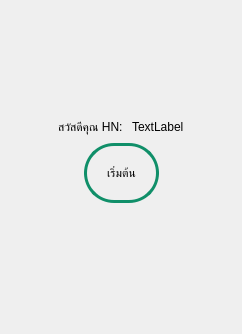
      <widget class="QWidget" name="HomePage">
       <layout class="QVBoxLayout" name="verticalLayout_3">
        <item>
         <layout class="QGridLayout" name="gridLayout_6">
          <property name="topMargin">
           <number>0</number>
          </property>
          <item row="1" column="0">
           <spacer name="horizontalSpacer_36">
            <property name="orientation">
             <enum>Qt::Horizontal</enum>
            </property>
            <property name="sizeType">
             <enum>QSizePolicy::MinimumExpanding</enum>
            </property>
            <property name="sizeHint" stdset="0">
             <size>
              <width>100</width>
              <height>20</height>
             </size>
            </property>
           </spacer>
          </item>
          <item row="1" column="2">
           <spacer name="horizontalSpacer_37">
            <property name="orientation">
             <enum>Qt::Horizontal</enum>
            </property>
            <property name="sizeType">
             <enum>QSizePolicy::MinimumExpanding</enum>
            </property>
            <property name="sizeHint" stdset="0">
             <size>
              <width>100</width>
              <height>20</height>
             </size>
            </property>
           </spacer>
          </item>
          <item row="0" column="1">
           <spacer name="verticalSpacer_2">
            <property name="orientation">
             <enum>Qt::Vertical</enum>
            </property>
            <property name="sizeType">
             <enum>QSizePolicy::Minimum</enum>
            </property>
            <property name="sizeHint" stdset="0">
             <size>
              <width>20</width>
              <height>40</height>
             </size>
            </property>
           </spacer>
          </item>
          <item row="1" column="1">
           <widget class="QLabel" name="helloImage">
            <property name="sizePolicy">
             <sizepolicy hsizetype="Expanding" vsizetype="Expanding">
              <horstretch>0</horstretch>
              <verstretch>0</verstretch>
             </sizepolicy>
            </property>
            <property name="text">
             <string/>
            </property>
            <property name="pixmap">
             <pixmap>../build-Osteoporosis-Desktop_Qt_6_3_2_MSVC2019_64bit-Release/resources/image/สวัสดีจ้า น้องกะทิ.png</pixmap>
            </property>
            <property name="scaledContents">
             <bool>true</bool>
            </property>
            <property name="alignment">
             <set>Qt::AlignCenter</set>
            </property>
           </widget>
          </item>
          <item row="2" column="1">
           <spacer name="verticalSpacer_3">
            <property name="orientation">
             <enum>Qt::Vertical</enum>
            </property>
            <property name="sizeType">
             <enum>QSizePolicy::Minimum</enum>
            </property>
            <property name="sizeHint" stdset="0">
             <size>
              <width>20</width>
              <height>40</height>
             </size>
            </property>
           </spacer>
          </item>
         </layout>
        </item>
        <item>
         <layout class="QHBoxLayout" name="horizontalLayout_20">
          <property name="topMargin">
           <number>0</number>
          </property>
          <item>
           <spacer name="horizontalSpacer_48">
            <property name="orientation">
             <enum>Qt::Horizontal</enum>
            </property>
            <property name="sizeHint" stdset="0">
             <size>
              <width>40</width>
              <height>20</height>
             </size>
            </property>
           </spacer>
          </item>
          <item>
           <widget class="QLabel" name="helloHNLabel">
            <property name="styleSheet">
             <string notr="true">font: 400 60pt &quot;JasmineUPC&quot;;</string>
            </property>
            <property name="text">
             <string>สวัสดีคุณ HN: </string>
            </property>
           </widget>
          </item>
          <item>
           <widget class="QLabel" name="homeHNLabel">
            <property name="styleSheet">
             <string notr="true">font: 400 60pt &quot;JasmineUPC&quot;;</string>
            </property>
            <property name="text">
             <string>TextLabel</string>
            </property>
           </widget>
          </item>
          <item>
           <spacer name="horizontalSpacer_49">
            <property name="orientation">
             <enum>Qt::Horizontal</enum>
            </property>
            <property name="sizeHint" stdset="0">
             <size>
              <width>40</width>
              <height>20</height>
             </size>
            </property>
           </spacer>
          </item>
         </layout>
        </item>
        <item>
         <layout class="QHBoxLayout" name="horizontalLayout_2">
          <item>
           <spacer name="horizontalSpacer_2">
            <property name="orientation">
             <enum>Qt::Horizontal</enum>
            </property>
            <property name="sizeHint" stdset="0">
             <size>
              <width>40</width>
              <height>20</height>
             </size>
            </property>
           </spacer>
          </item>
          <item>
           <widget class="QPushButton" name="startButton">
            <property name="styleSheet">
             <string notr="true">QPushButton{
	font: 400 60pt &quot;JasmineUPC&quot;;
   border: 3px solid #108f69;
   border-radius:30px;


  padding: 20px;
  


}

</string>
            </property>
            <property name="text">
             <string>เริ่มต้น</string>
            </property>
           </widget>
          </item>
          <item>
           <spacer name="horizontalSpacer_3">
            <property name="orientation">
             <enum>Qt::Horizontal</enum>
            </property>
            <property name="sizeHint" stdset="0">
             <size>
              <width>40</width>
              <height>20</height>
             </size>
            </property>
           </spacer>
          </item>
         </layout>
        </item>
        <item>
         <spacer name="verticalSpacer">
          <property name="orientation">
           <enum>Qt::Vertical</enum>
          </property>
          <property name="sizeType">
           <enum>QSizePolicy::Minimum</enum>
          </property>
          <property name="sizeHint" stdset="0">
           <size>
            <width>20</width>
            <height>100</height>
           </size>
          </property>
         </spacer>
        </item>
        <item>
         <layout class="QHBoxLayout" name="horizontalLayout_11">
          <property name="topMargin">
           <number>0</number>
          </property>
          <item>
           <spacer name="horizontalSpacer_24">
            <property name="orientation">
             <enum>Qt::Horizontal</enum>
            </property>
            <property name="sizeHint" stdset="0">
             <size>
              <width>40</width>
              <height>20</height>
             </size>
            </property>
           </spacer>
          </item>
         </layout>
        </item>
       </layout>
      </widget>
